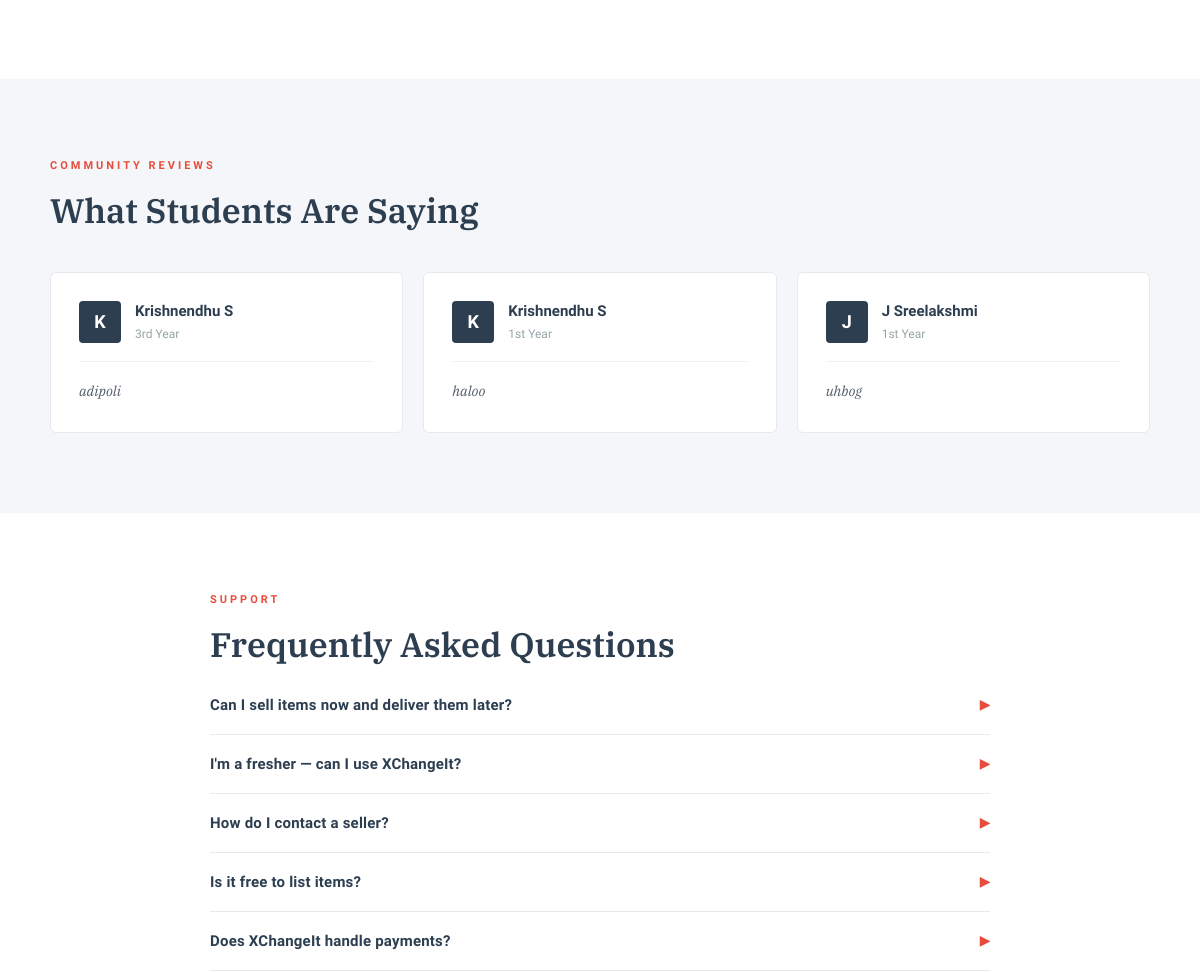
Before: / (middle part) with the older database file.
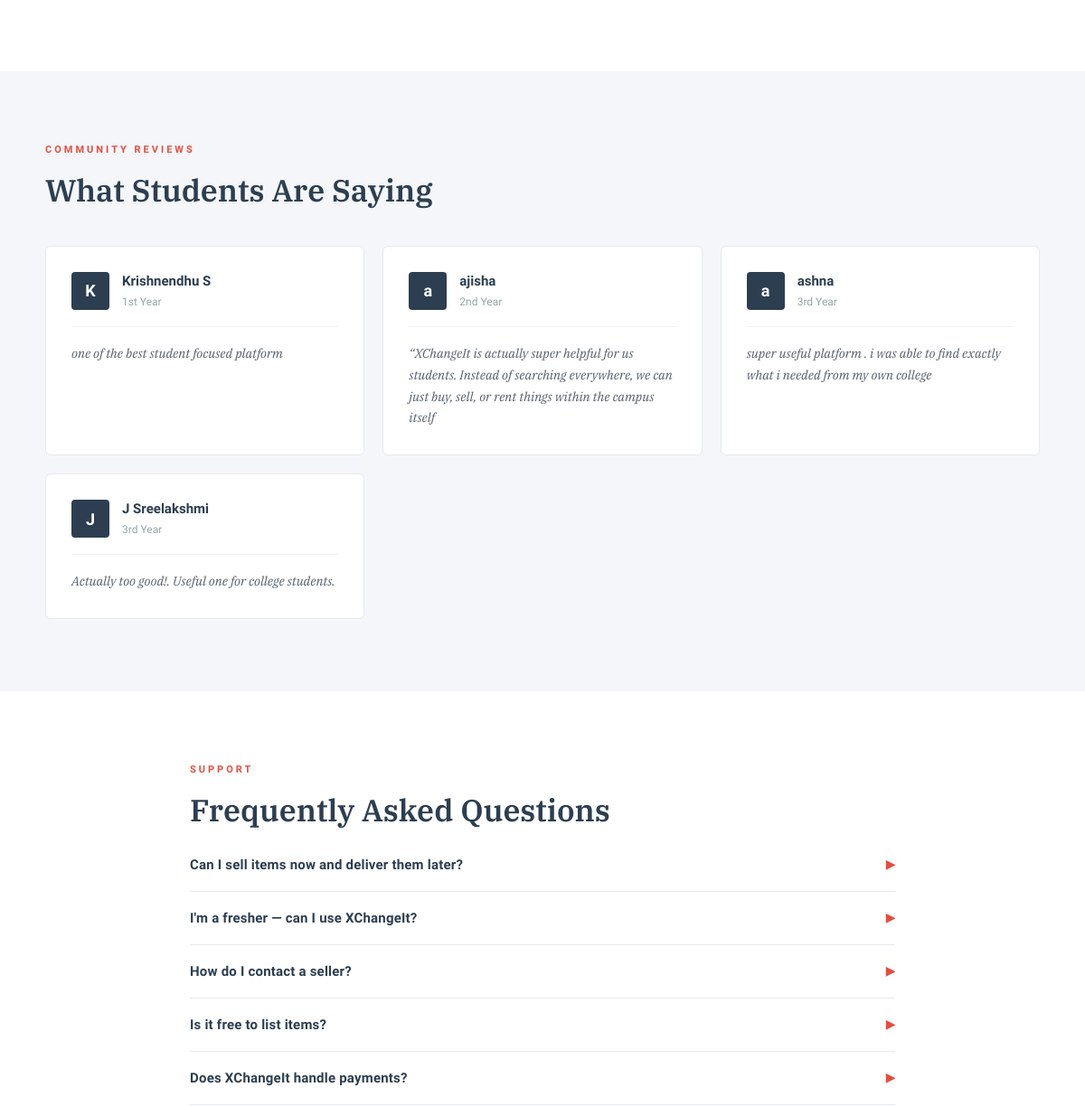
After: the same page with the newer database file.
### tables this page shows
CREATE TABLE reviews (
            id      INTEGER PRIMARY KEY AUTOINCREMENT,
            name    TEXT NOT NULL,
            message TEXT NOT NULL,
            year    TEXT NOT NULL
        );

### app.py (the view)
@app.route("/")
def home():
    conn = sqlite3.connect(DATABASE)
    c = conn.cursor()
    c.execute("SELECT name, message, year FROM reviews ORDER BY id DESC")
    reviews = c.fetchall()
    conn.close()
    pending = get_pending_count(session.get("user"))
    return render_template("index.html", reviews=reviews, pending_count=pending)

### app.py (called while the page is built, shortened)
def get_pending_count(username):
    if not username:
        return 0

### templates/index.html (shortened to what this page needs)
<!DOCTYPE html>
<html lang="en">
<head>
  <link rel="stylesheet" href="{{ url_for('static', filename='slate.css') }}">
  <link rel="stylesheet" href="{{ url_for('static', filename='index.css') }}">
</head>
<body>
<section class="how-section" id="how">
</section>
<section class="testimonials-section" id="testimonials">
  <div class="test-inner">
    <div class="test-header">
      <span class="overline">Community Reviews</span>
      <h2 class="sec-title">What Students Are Saying</h2>
    </div>
    <div class="reviews-track">
      {% for review in reviews %}
      <div class="review-card">
        <div class="review-top">
          <div class="review-avatar">{{ review[0][0] }}</div>
          <div>
            <h4>{{ review[0] }}</h4>
            <span class="review-year">{{ review[2] }}</span>
          </div>
        </div>
        <p class="review-text">{{ review[1] }}</p>
      </div>
      {% endfor %}
    </div>
  </div>
</section>
<section class="faq-section" id="faq">
  <div class="faq-inner">
    <span class="overline">Support</span>
    <h2 class="sec-title">Frequently Asked Questions</h2>
    <div class="faq-list">
      <div class="faq-item">
        <div class="faq-q">Can I sell items now and deliver them later? <span class="faq-icon">▶</span></div>
      </div>
      <div class="faq-item">
        <div class="faq-q">I'm a fresher — can I use XChangeIt? <span class="faq-icon">▶</span></div>
      </div>
      <div class="faq-item">
        <div class="faq-q">How do I contact a seller? <span class="faq-icon">▶</span></div>
      </div>
      <div class="faq-item">
        <div class="faq-q">Is it free to list items? <span class="faq-icon">▶</span></div>
      </div>
      <div class="faq-item">
        <div class="faq-q">Does XChangeIt handle payments? <span class="faq-icon">▶</span></div>
      </div>
    </div>
  </div>
</section>

Changed rows visible on the page:
removed reviews: name "K", name "Krishnendhu S", year "3rd Year", message "adipoli"
removed reviews: name "K", name "Krishnendhu S", year "1st Year", message "haloo"
removed reviews: name "J", name "J Sreelakshmi", year "1st Year", message "uhbog"
added reviews: name "K", name "Krishnendhu S", year "1st Year", message "one of the best student focused platform"
added reviews: name "a", name "ajisha", year "2nd Year", message "“XChangeIt is actually super helpful for us students. Instead of searching everywhere, we can just buy, sell, or rent things within the campus itself"
added reviews: name "a", name "ashna", year "3rd Year", message "super useful platform . i was able to find exactly what i needed from my own college"
added reviews: name "J", name "J Sreelakshmi", year "3rd Year", message "Actually too good!. Useful one for college students."
